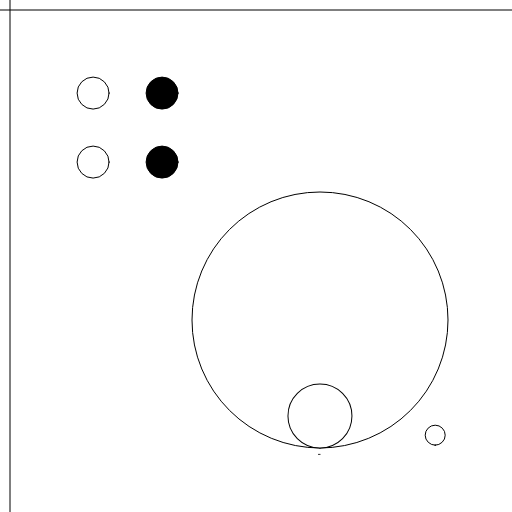
Frame 1 (no input)
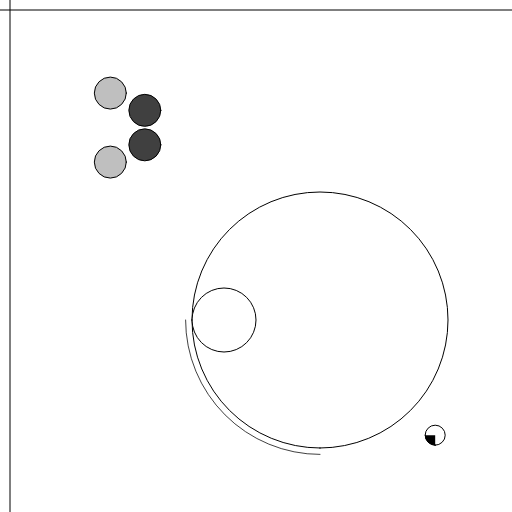
Frame 60 (no input)
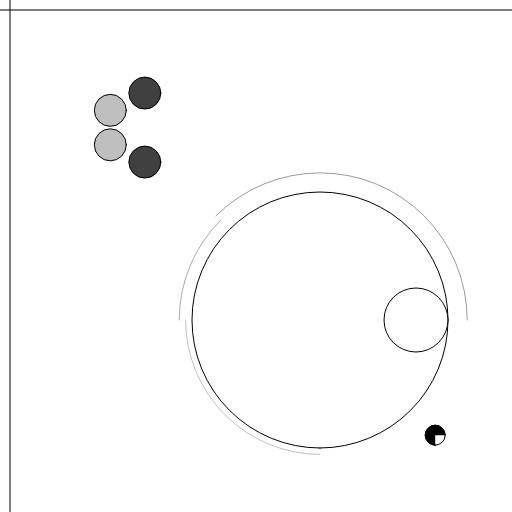
Frame 120 (the mouse pressed at the canvas centre since frame 60)

The p5.js sketch that drew these frames (run headless with seeded random() and noise() and a simulated clock; from frame 60 on, the mouse is pressed at the canvas centre):

// p5.js sketch
// ── sketch.js
const SIZE = 512;

let angle = 0;
let radius = 256;

function setup() {
  createCanvas(SIZE, SIZE);
}

function draw() {
  let angle = easeInOut((frameCount / 180) % 1) * TWO_PI;
  background(255);
  fill(255);
  stroke(0);

  line(10, 0, 10, height);
  line(0, 10, width, 10);

  push();
  translate(8.5*width/10, 8.5*height/10);
  rotate(PI / 2);
  circle(0, 0, 20);
  fill(0);
  arc(0, 0, 20, 20, 0, angle);
  pop();

  push();
  translate(width / 5.5, height / 5.5);
  fill(255 * (1 - angle / TWO_PI));
  circle(lerp(0, 69, angle/TWO_PI), 0, 32);
  circle(lerp(0, 69, angle/TWO_PI), 69, 32);
  fill(255 * (angle / TWO_PI));
  circle(lerp(69, 0, angle/TWO_PI), lerp(0, 69, angle/TWO_PI), 32);
  circle(lerp(69, 0, angle/TWO_PI), lerp(69, 0, angle/TWO_PI), 32);
  pop();

  push();
  translate(width / 1.6, height / 1.6);
  rotate(PI / 2);
  circle(0, 0, radius);

  push();
  rotate(angle);
  translate((3 * radius) / 8, 0);
  circle(0, 0, radius / 4);
  pop();

  noFill();
  stroke(0, 0, 0, 255 * (1 - angle / TWO_PI));
  arc(0, 0, radius * 1.05, radius * 1.05, 0, min(angle + 0.01, PI / 2));
  stroke(0, 0, 0, 255 * (1 - (angle - PI / 2) / (TWO_PI - PI / 2)));
  if (angle > PI / 2) {
    arc(
      0,
      0,
      radius * 1.1,
      radius * 1.1,
      PI / 2,
      min(angle + 0.01, PI / 2 + PI / 4)
    );
  }
  stroke(
    0,
    0,
    0,
    255 * (1 - (angle - PI / 2 - PI / 4) / (TWO_PI - PI / 2 - PI / 4))
  );
  if (angle > PI / 2 + PI / 4) {
    arc(
      0,
      0,
      radius * 1.15,
      radius * 1.15,
      PI / 2 + PI / 4,
      min(angle + 0.01, (3 * PI) / 2)
    );
  }
  push();
}

function easeInOut(x) {
  return -(Math.cos(Math.PI * x) - 1) / 2;
}
